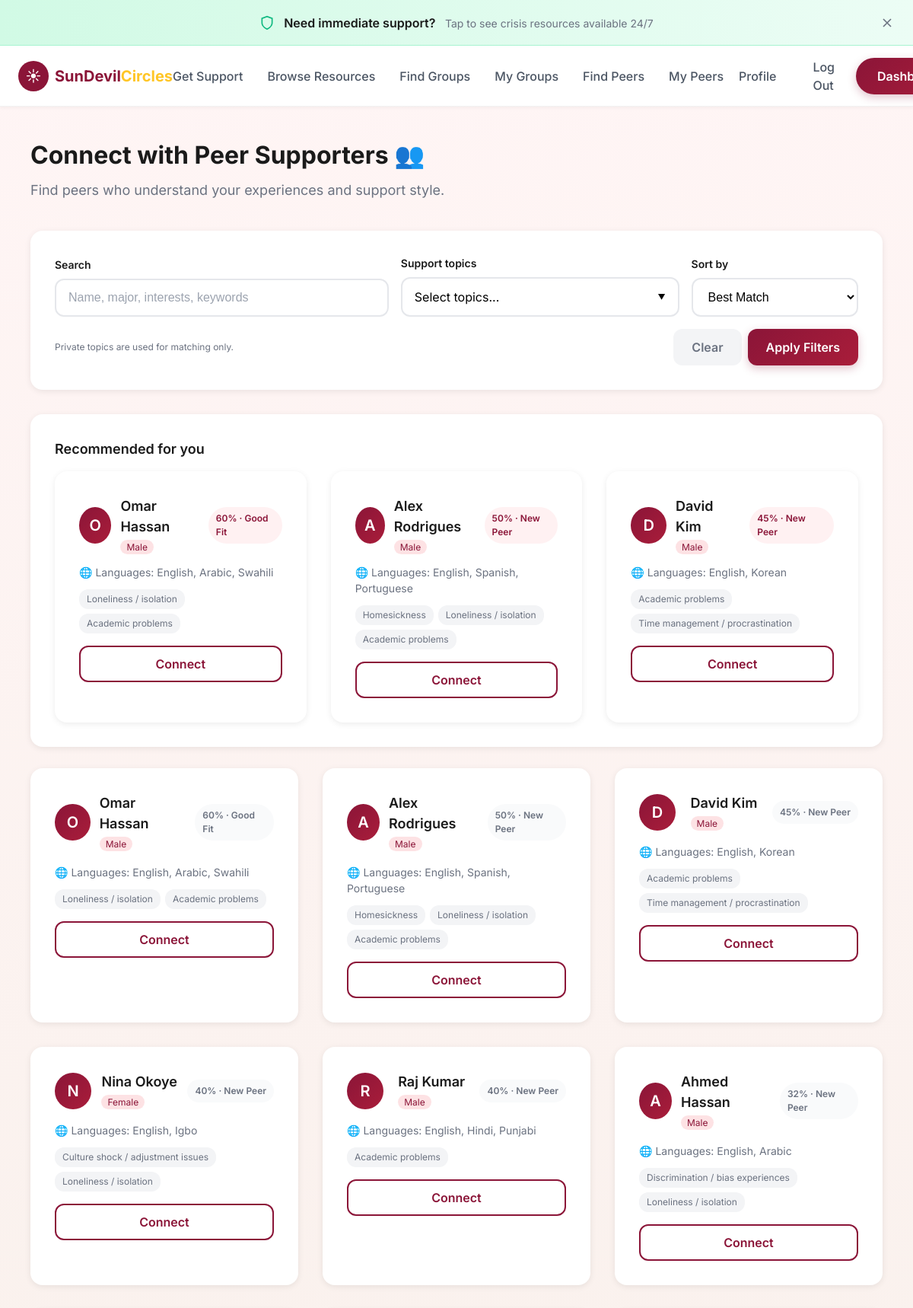
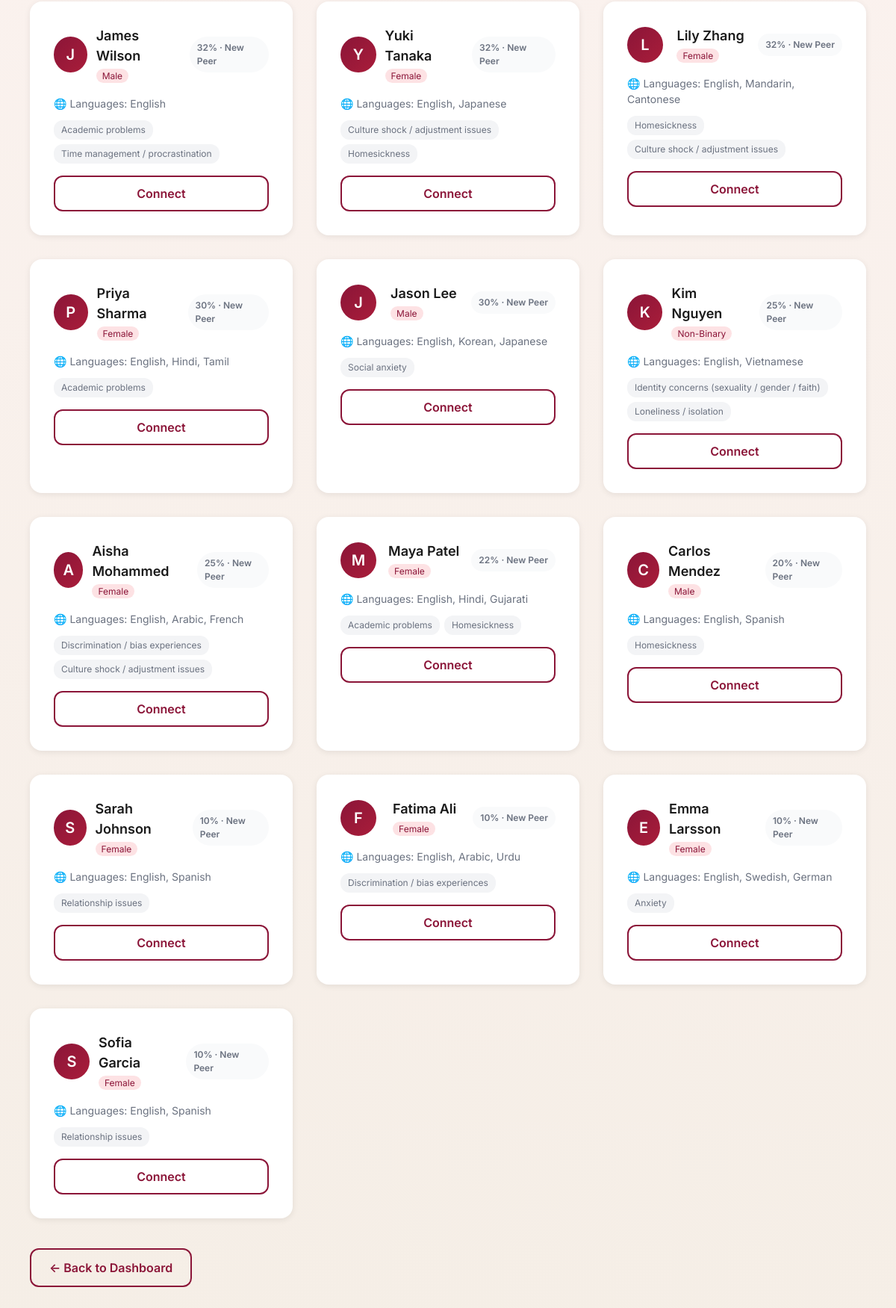
The page /people (signed in) on the database its author committed (2 pictures, top to bottom).
### tables this page shows
CREATE TABLE profiles (
                user_id INTEGER PRIMARY KEY,
                display_name TEXT,
                gender TEXT DEFAULT '',
                preferred_language TEXT DEFAULT '',
                primary_challenge TEXT DEFAULT '',
                support_style TEXT DEFAULT 'mixed',
                support_topics TEXT DEFAULT '',
                private_topics TEXT DEFAULT '',
                languages TEXT DEFAULT '',
                cultural_background TEXT DEFAULT '',
                onboarding_complete INTEGER DEFAULT 0, graduation_year TEXT DEFAULT "", degree_program TEXT DEFAULT "",
                FOREIGN KEY (user_id) REFERENCES users(id)
            );

### app.py (the view, shortened to what this page needs)
@app.route("/people", methods=["GET"])
@login_required
def people():
    if not session.get("display_name"):
        return redirect(url_for("onboarding"))
    user_id = session.get("user_id")
    search_query = request.args.get("q", "").strip().lower()
    selected_topics = request.args.getlist("topics")
    sort_by = request.args.get("sort", "best")
    filter_challenge = request.args.get("filter", "")
    selected_topics = normalize_topic_ids(selected_topics)
    current_profile = load_profile_from_db(user_id) if user_id else None
    if not current_profile:
        current_profile = get_profile_dict()
    db = get_db()
    all_profiles = db.execute('''
        SELECT p.*, u.username FROM profiles p
        JOIN users u ON p.user_id = u.id
        WHERE p.user_id != ? AND p.display_name IS NOT NULL AND p.display_name != ''
    ''', (user_id,)).fetchall()
    peers = []
    for row in all_profiles:
        challenges = normalize_topic_ids((row['primary_challenge'] or '').split(','))
        support_topics = normalize_topic_ids((row['support_topics'] or '').split(','))
        private_topics = set(normalize_topic_ids((row['private_topics'] or '').split(',')))
        peer_topics = list(dict.fromkeys(challenges + support_topics))
        public_topics = [t for t in peer_topics if t not in private_topics]
        peer_profile = {
            "display_name": row['display_name'] or 'Anonymous',
            "gender": row['gender'] if 'gender' in row.keys() else '',
            "preferred_language": row['preferred_language'] or '',
            "primary_challenge": challenges,
            "support_topics": support_topics,
            "private_topics": list(private_topics),
            "languages": (row['languages'] or '').split(',') if row['languages'] else [],
            "cultural_background": (row['cultural_background'] or '').split(',') if row['cultural_background'] else [],
            "support_style": row['support_style'] or 'mixed'
        }
        if selected_topics:
            if not set(selected_topics) & set(peer_topics):
                continue
        match_score = calculate_match_score(current_profile, peer_profile)
        if match_score >= 80:
            match_label = "Best Fit"
        elif match_score >= 60:
            match_label = "Good Fit"
        else:
            match_label = "New Peer"
        peers.append({
            "user_id": row['user_id'],
            "display_name": row['display_name'] or 'Anonymous',
            "gender": row['gender'] if 'gender' in row.keys() else '',
            "preferred_language": row['preferred_language'] or '',
            "primary_challenge": ",".join(peer_topics),
            "public_topics": public_topics,
            "support_style": row['support_style'] or 'mixed',
            "languages": peer_profile.get("languages", []),
            "match_score": match_score,
            "match_label": match_label
        })
    if user_id:
        similar = get_similar_users(user_id, top_n=10, threshold=0.2)
    incoming_requests = get_pending_requests_for_user(user_id)
    if sort_by == "alpha":
        peers.sort(key=lambda p: p.get("display_name", ""))
    elif sort_by == "recent":
        peers.sort(key=lambda p: p.get("user_id", 0), reverse=True)
    else:
        peers.sort(key=lambda p: p.get("match_score", 0), reverse=True)
    recommended_peers = peers[:3]
    return render_template(
        "people.html",
        peers=peers,
        recommended_peers=recommended_peers,
        filter=filter_challenge,
        incoming_requests=incoming_requests,
        username=session.get("username"),
        support_topic_categories=SUPPORT_TOPIC_CATEGORIES,
        support_topic_index=SUPPORT_TOPIC_INDEX,
        selected_topics=selected_topics,
        search_query=search_query,
        sort_by=sort_by
    )

### templates/people.html (shortened to what this page needs)
{% extends "base.html" %}
{% block content %}
<div class="container" style="padding-top: 180px; padding-bottom: 80px;">
    <div style="margin-bottom: 40px;">
        <h1 style="font-size: 32px; font-weight: 700; color: var(--text-primary);">Connect with Peer Supporters 👥</h1>
        <p style="color: var(--text-secondary); margin-top: 8px; font-size: 18px;">Find peers who understand your
            experiences and support style.</p>
    </div>
    <div class="card" style="margin-bottom: 32px;">
        <form method="GET" action="{{ url_for('people') }}">
            <div style="display: grid; grid-template-columns: 1.2fr 1fr 0.6fr; gap: 16px; align-items: end;">
                <div>
                    <label style="display: block; font-size: 14px; font-weight: 600; margin-bottom: 8px;">Search</label>
                    <input type="text" name="q" class="form-input" placeholder="Name, major, interests, keywords"
                        value="{{ search_query }}">
                </div>
                <div>
                    <label style="display: block; font-size: 14px; font-weight: 600; margin-bottom: 8px;">Support
                        topics</label>
                    <div class="topic-dropdown" style="position: relative;">
                        <button type="button" class="form-input topic-dropdown-btn"
                            style="text-align: left; cursor: pointer; display: flex; justify-content: space-between; align-items: center;"
                            onclick="toggleTopicDropdown('filterTopics')">
                            <span id="filterTopicsLabel">Select topics...</span>
                            <span style="font-size: 10px;">▼</span>
                        </button>
                    </div>
                </div>
                <div>
                    <label style="display: block; font-size: 14px; font-weight: 600; margin-bottom: 8px;">Sort
                        by</label>
                    <select name="sort" class="form-input">
                        <option value="best" {{ 'selected' if sort_by=='best' else '' }}>Best Match</option>
                    </select>
                </div>
            </div>
            <div
                style="display: flex; justify-content: space-between; align-items: center; margin-top: 16px; gap: 12px;">
                <p style="font-size: 12px; color: var(--text-secondary);">Private topics are used for matching only.</p>
                <div style="display: flex; gap: 8px;">
                    <a href="{{ url_for('people') }}" class="btn btn-secondary">Clear</a>
                    <button type="submit" class="btn btn-maroon">Apply Filters</button>
                </div>
            </div>
        </form>
    </div>
    {% if recommended_peers and recommended_peers|length > 0 %}
    <div class="card" style="margin-bottom: 28px;">
        <h3 style="font-size: 18px; font-weight: 600; margin-bottom: 16px;">Recommended for you</h3>
        <div class="steps-grid">
            {% for peer in recommended_peers %}
            <div class="step-card">
                <div style="display: flex; align-items: center; justify-content: space-between; gap: 12px;">
                    <div style="display: flex; align-items: center; gap: 12px;">
                        <div
                            style="width: 48px; height: 48px; background: linear-gradient(135deg, #8B1538, #A91D3A); border-radius: 50%; display: flex; align-items: center; justify-content: center; color: white; font-size: 20px; font-weight: 600;">
                            {{ peer.display_name[0].upper() if peer.display_name else '?' }}
                        </div>
                        <div>
                            <h3 style="font-size: 18px; font-weight: 600; color: var(--text-primary);">{{
                                peer.display_name }}
                            </h3>
                            {% if peer.gender %}
                            <span
                                style="font-size: 12px; background: var(--pink-light); color: var(--primary-maroon); padding: 2px 8px; border-radius: 12px;">{{
                                peer.gender|title }}</span>
                            {% endif %}
                        </div>
                    </div>
                    <span
                        style="font-size: 12px; padding: 6px 10px; border-radius: 999px; background: #FFF1F2; color: var(--primary-maroon); font-weight: 600;">{{
                        peer.match_score }}% · {{ peer.match_label }}</span>
                </div>
                {% if peer.languages and peer.languages|length > 0 %}
                <p style="font-size: 14px; color: var(--text-secondary); margin: 12px 0 8px;">
                    🌐 Languages: {{ peer.languages|join(', ') }}
                </p>
                {% elif peer.preferred_language %}
                <p style="font-size: 14px; color: var(--text-secondary); margin: 12px 0 8px;">
                    🌐 Speaks {{ peer.preferred_language }}
                </p>
                {% endif %}
                {% if peer.public_topics %}
                <div style="display: flex; flex-wrap: wrap; gap: 6px; margin-top: 12px;">
                    {% for topic in peer.public_topics[:4] %}
                    <span
                        style="font-size: 12px; background: #F3F4F6; color: var(--text-secondary); padding: 4px 10px; border-radius: 12px;">
                        {{ support_topic_index.get(topic, {}).get('label', topic) }}
                    </span>
                    {% endfor %}
                </div>
                {% endif %}
                <button onclick="connectWithPeer('{{ peer.user_id }}', '{{ peer.display_name }}')"
                    class="btn btn-outline" style="width: 100%; margin-top: 16px;">
                    Connect
                </button>
            </div>
            {% endfor %}
        </div>
    </div>
    {% endif %}
    {% if peers and peers|length > 0 %}
    <div class="steps-grid">
        {% for peer in peers %}
        <div class="step-card">
            <div
                style="display: flex; align-items: center; justify-content: space-between; gap: 12px; margin-bottom: 16px;">
                <div
                    style="width: 48px; height: 48px; background: linear-gradient(135deg, #8B1538, #A91D3A); border-radius: 50%; display: flex; align-items: center; justify-content: center; color: white; font-size: 20px; font-weight: 600;">
                    {{ peer.display_name[0].upper() if peer.display_name else '?' }}
                </div>
                <div>
                    <h3 style="font-size: 18px; font-weight: 600; color: var(--text-primary);">{{ peer.display_name }}
                    </h3>
                    {% if peer.gender %}
                    <span
                        style="font-size: 12px; background: var(--pink-light); color: var(--primary-maroon); padding: 2px 8px; border-radius: 12px;">{{
                        peer.gender|title }}</span>
                    {% endif %}
                </div>
                <span
                    style="font-size: 12px; padding: 6px 10px; border-radius: 999px; background: #F9FAFB; color: var(--text-secondary); font-weight: 600;">{{
                    peer.match_score }}% · {{ peer.match_label }}</span>
            </div>
            {% if peer.languages and peer.languages|length > 0 %}
            <p style="font-size: 14px; color: var(--text-secondary); margin-bottom: 8px;">
                🌐 Languages: {{ peer.languages|join(', ') }}
            </p>
            {% elif peer.preferred_language %}
            <p style="font-size: 14px; color: var(--text-secondary); margin-bottom: 8px;">
                🌐 Speaks {{ peer.preferred_language }}
            </p>
            {% endif %}
            {% if peer.public_topics %}
            <div style="display: flex; flex-wrap: wrap; gap: 6px; margin-top: 12px;">
                {% for topic in peer.public_topics[:4] %}
                <span
                    style="font-size: 12px; background: #F3F4F6; color: var(--text-secondary); padding: 4px 10px; border-radius: 12px;">
                    {{ support_topic_index.get(topic, {}).get('label', topic) }}
                </span>
                {% endfor %}
            </div>
            {% endif %}
            <button onclick="connectWithPeer('{{ peer.user_id }}', '{{ peer.display_name }}')" class="btn btn-outline"
                style="width: 100%; margin-top: 16px;">
                Connect
            </button>
        </div>
        {% endfor %}
    </div>
    {% endif %}
    <div style="margin-top: 40px;">
        <a href="{{ url_for('decision') }}" class="btn btn-outline">← Back to Dashboard</a>
    </div>
</div>
{% endblock %}

### rows shown on the page
profiles: display_name "O", display_name "Omar Hassan", gender "Male", match_score "60", match_label "Good Fit", languages "English, Arabic, Swahili", get "Loneliness / isolation" "Academic problems", get "Loneliness / isolation" "Academic problems"
profiles: display_name "A", display_name "Alex Rodrigues", gender "Male", match_score "50", match_label "New Peer", languages "English, Spanish, Portuguese", get "Homesickness" "Loneliness / isolation" "Academic problems", get "Homesickness" "Loneliness / isolation" "Academic problems"
profiles: display_name "D", display_name "David Kim", gender "Male", match_score "45", match_label "New Peer", languages "English, Korean", get "Academic problems" "Time management / procrastination", get "Academic problems" "Time management / procrastination"
profiles: display_name "N", display_name "Nina Okoye", gender "Female", match_score "40", match_label "New Peer", languages "English, Igbo", get "Culture shock / adjustment issues" "Loneliness / isolation"
profiles: display_name "R", display_name "Raj Kumar", gender "Male", match_score "40", match_label "New Peer", languages "English, Hindi, Punjabi", get "Academic problems"
profiles: display_name "A", display_name "Ahmed Hassan", gender "Male", match_score "32", match_label "New Peer", languages "English, Arabic", get "Discrimination / bias experiences" "Loneliness / isolation"
profiles: display_name "J", display_name "James Wilson", gender "Male", match_score "32", match_label "New Peer", languages "English", get "Academic problems" "Time management / procrastination"
profiles: display_name "Y", display_name "Yuki Tanaka", gender "Female", match_score "32", match_label "New Peer", languages "English, Japanese", get "Culture shock / adjustment issues" "Homesickness"
profiles: display_name "L", display_name "Lily Zhang", gender "Female", match_score "32", match_label "New Peer", languages "English, Mandarin, Cantonese", get "Homesickness" "Culture shock / adjustment issues"
profiles: display_name "P", display_name "Priya Sharma", gender "Female", match_score "30", match_label "New Peer", languages "English, Hindi, Tamil", get "Academic problems"
profiles: display_name "J", display_name "Jason Lee", gender "Male", match_score "30", match_label "New Peer", languages "English, Korean, Japanese", get "Social anxiety"
profiles: display_name "K", display_name "Kim Nguyen", gender "Non-Binary", match_score "25", match_label "New Peer", languages "English, Vietnamese", get "Identity concerns (sexuality / gender / faith)" "Loneliness / isolation"
profiles: display_name "A", display_name "Aisha Mohammed", gender "Female", match_score "25", match_label "New Peer", languages "English, Arabic, French", get "Discrimination / bias experiences" "Culture shock / adjustment issues"
profiles: display_name "M", display_name "Maya Patel", gender "Female", match_score "22", match_label "New Peer", languages "English, Hindi, Gujarati", get "Academic problems" "Homesickness"
profiles: display_name "C", display_name "Carlos Mendez", gender "Male", match_score "20", match_label "New Peer", languages "English, Spanish", get "Homesickness"
profiles: display_name "S", display_name "Sarah Johnson", gender "Female", match_score "10", match_label "New Peer", languages "English, Spanish", get "Relationship issues"
profiles: display_name "F", display_name "Fatima Ali", gender "Female", match_score "10", match_label "New Peer", languages "English, Arabic, Urdu", get "Discrimination / bias experiences"
profiles: display_name "E", display_name "Emma Larsson", gender "Female", match_score "10", match_label "New Peer", languages "English, Swedish, German", get "Anxiety"
profiles: display_name "S", display_name "Sofia Garcia", gender "Female", match_score "10", match_label "New Peer", languages "English, Spanish", get "Relationship issues"
